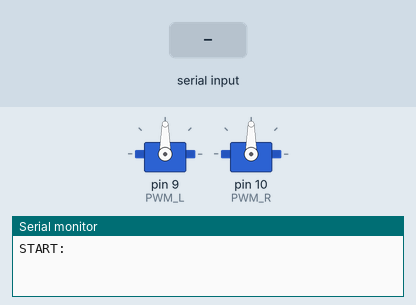
Recording of a sketch running on a simulated Arduino Uno, built with avr-gcc and run on an emulated ATmega328P. Shown: 2 × servo, the last lines printed to the serial monitor. Inputs (shaded band) come from the test bench.

Above: at 1.2 s.
1.3 s: "E" received over Serial
2.8 s: "G" received over Serial
4.3 s: "L" received over Serial
At 4.8 s:
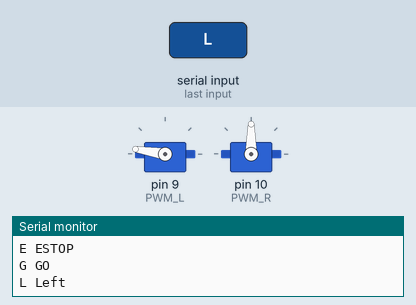
5.8 s: "l" received over Serial
At 7.0 s:
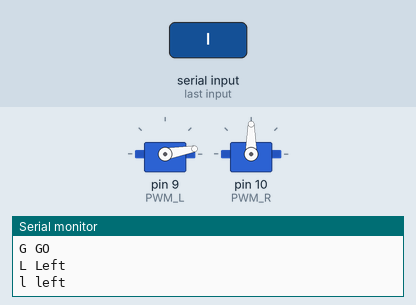
7.3 s: "R" received over Serial
At 8.3 s:
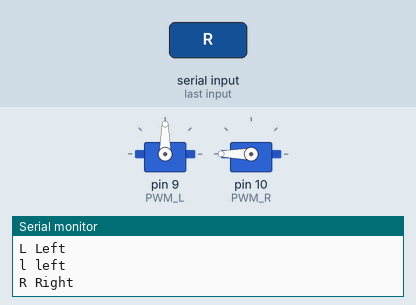
8.8 s: "r" received over Serial
At 9.5 s:
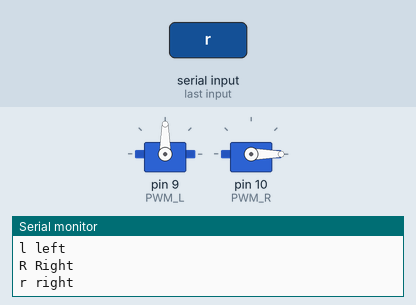
Timing chart, 0 to 11.3 s (numbered marks = the images above; inputs shaded):
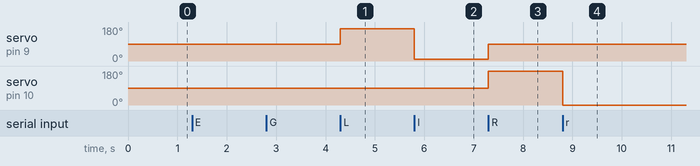

The sketch:

SimpleLinearActuator.ino
```cpp
#include <Servo.h>

// Pins
int PWM_L = 9;
int PWM_R = 10;
Servo servoL;
Servo servoR;

// Timing
long prevTime = 0;
bool ESTOP = true;

// Constants
#define ADJ_L_F 0.91
#define ADJ_L_B 0.88
#define MSG_TIMEOUT 500 //ms

void setup() {
  servoL.attach(PWM_L);
  servoR.attach(PWM_R);
  Serial.begin(115200);
  Serial.println("START: ");
}

// Sets speed of actuators
//   speedVal - 0 to 255 speed value where 127 is zero
void SetSpeed(float speedVal, int pinForSide) {

  if (speedVal > 0 && pinForSide == PWM_L) speedVal = speedVal * ADJ_L_F;
  else if (speedVal < 0 && pinForSide == PWM_L) speedVal = speedVal * ADJ_L_B;

  // Servo goes between 0 and 180, where zero is 90
  // Map speedVal (w/ range of [-1, 1]) to this new range by adding 1 (changes range
  //   to [0, 2]), dividing by 2 (range -> [0, 1]) and multiplying by 180 (range -> [0, 180])
  float adjSpeed = (speedVal + 1) * 180 / 2;
  if (pinForSide == PWM_L) servoL.write(adjSpeed);
  else if (pinForSide == PWM_R) servoR.write(adjSpeed);
}

void loop() {
  //Serial.print("a");
  if (Serial.available() > 0) {
    int c = Serial.read();
    //Serial.print("c = ");
    Serial.print((char)c);
    switch(c) {
      case 'E':
//        prevTime = millis();
        Serial.println(" ESTOP");
        SetSpeed(0, PWM_L);
        SetSpeed(0, PWM_R);
        ESTOP = true;
        break;
      case 'G':
//        prevTime = millis();
        Serial.println(" GO");
        ESTOP = false;
    }
    if(!ESTOP){
      switch(c){
        case 'A':
//          prevTime = millis();
          Serial.println(" A");
          while (Serial.available() < 1) {
            delay(1);
          }
          c = Serial.read();
          SetSpeed((int)c/127.5-1.0, PWM_L);
          SetSpeed((int)c/127.5-1.0, PWM_R);
          break;
        case 'S': //soft stop
          Serial.println(" Stop");
          SetSpeed(0, PWM_R);
          SetSpeed(0, PWM_L);
          break;
        case 'L': //Left exstend
 //         prevTime = millis();
          Serial.println(" Left");
          SetSpeed(0, PWM_R);
          SetSpeed(1, PWM_L);
          break;
        case 'l': //Left retracked
 //         prevTime = millis();
          Serial.println(" left");
          SetSpeed(0, PWM_R);
          SetSpeed(-1, PWM_L);
          break;
        case 'R': //Right exstend
//          prevTime = millis();
          Serial.println(" Right");
          SetSpeed(1, PWM_R);
          SetSpeed(0, PWM_L);
          break;
        case 'r': //Left retracked
//          prevTime = millis();
          Serial.println(" right");
          SetSpeed(-1, PWM_R);
          SetSpeed(0, PWM_L);
          break;
        case 'D': //Down
//          prevTime = millis();
          Serial.println(" Down");
          SetSpeed(1.0, PWM_L);
          SetSpeed(1.0, PWM_R);
          break;
        case 'U': //Up
//          prevTime = millis();
          Serial.println(" Up");
          SetSpeed(-1.0, PWM_L);
          SetSpeed(-1.0, PWM_R);
      }
    }
  }

//  if (millis() - prevTime > MSG_TIMEOUT) {
//    SetSpeed(0, PWM_L);
//    SetSpeed(0, PWM_R);
//  }


}
```

Measured:
- after the input at 4.3 s, servo on pin 9 (PWM_L): 90° → 171° at once
- after the input at 5.8 s, servo on pin 9 (PWM_L): 171° → 10° at once
- after the input at 7.3 s, servo on pin 9 (PWM_L): 10° → 90° at once; servo on pin 10 (PWM_R): 90° → 180° at once
- after the input at 8.8 s, servo on pin 10 (PWM_R): 180° → 0° at once
